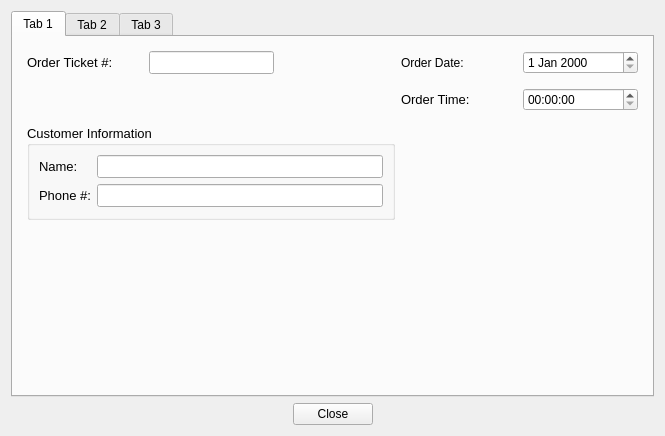
<?xml version="1.0" encoding="UTF-8"?>
<ui version="4.0">
 <class>TabDialog</class>
 <widget class="QWidget" name="TabDialog">
  <property name="windowTitle">
   <string>Form</string>
  </property>
  <property name="geometry">
   <rect>
    <x>0</x>
    <y>0</y>
    <width>665</width>
    <height>436</height>
   </rect>
  </property>
  <layout class="QGridLayout" name="gridLayout">
   <item row="1" column="0">
    <spacer name="horizontalSpacer_1">
     <property name="sizeHint" stdset="0">
      <size>
       <width>125</width>
       <height>20</height>
      </size>
     </property>
     <property name="orientation">
      <enum>Qt::Horizontal</enum>
     </property>
    </spacer>
   </item>
   <item row="1" column="2">
    <spacer name="horizontalSpacer_2">
     <property name="sizeHint" stdset="0">
      <size>
       <width>125</width>
       <height>20</height>
      </size>
     </property>
     <property name="orientation">
      <enum>Qt::Horizontal</enum>
     </property>
    </spacer>
   </item>
   <item row="1" column="1">
    <widget class="QPushButton" name="closePB">
     <property name="text">
      <string>Close</string>
     </property>
    </widget>
   </item>
   <item row="0" column="0" colspan="3">
    <widget class="QTabWidget" name="tabWidget">
     <property name="currentIndex">
      <number>0</number>
     </property>
     <widget class="QWidget" name="tab_1">
      <attribute name="title">
       <string>Tab 1</string>
      </attribute>
      <layout class="QGridLayout" name="gridLayout_3">
       <property name="verticalSpacing">
        <number>14</number>
       </property>
       <property name="leftMargin">
        <number>14</number>
       </property>
       <property name="topMargin">
        <number>14</number>
       </property>
       <property name="rightMargin">
        <number>14</number>
       </property>
       <item row="0" column="1">
        <widget class="QLineEdit" name="ticketLineEdit">
         <property name="sizePolicy">
          <sizepolicy hsizetype="Fixed" vsizetype="Fixed">
           <horstretch>0</horstretch>
           <verstretch>0</verstretch>
          </sizepolicy>
         </property>
         <property name="font">
          <font>
           <pointsize>10</pointsize>
          </font>
         </property>
        </widget>
       </item>
       <item row="5" column="0" rowspan="3" colspan="3">
        <widget class="QGroupBox" name="groupBox_1">
         <property name="title">
          <string>Customer Information</string>
         </property>
         <property name="font">
          <font>
           <pointsize>10</pointsize>
          </font>
         </property>
         <layout class="QGridLayout" name="gridLayout_2">
          <property name="bottomMargin">
           <number>10</number>
          </property>
          <item row="1" column="0">
           <widget class="QLabel" name="label_3">
            <property name="text">
             <string>Phone #:</string>
            </property>
            <property name="font">
             <font>
              <pointsize>10</pointsize>
             </font>
            </property>
           </widget>
          </item>
          <item row="1" column="1">
           <widget class="QLineEdit" name="phoneLineEdit"/>
          </item>
          <item row="0" column="1">
           <widget class="QLineEdit" name="nameLineEdit">
            <property name="minimumSize">
             <size>
              <width>225</width>
              <height>0</height>
             </size>
            </property>
           </widget>
          </item>
          <item row="0" column="0">
           <widget class="QLabel" name="label_2">
            <property name="text">
             <string>Name:</string>
            </property>
            <property name="font">
             <font>
              <pointsize>10</pointsize>
             </font>
            </property>
           </widget>
          </item>
         </layout>
        </widget>
       </item>
       <item row="2" column="4">
        <widget class="QLabel" name="label_4">
         <property name="text">
          <string>Order Time:</string>
         </property>
         <property name="font">
          <font>
           <pointsize>10</pointsize>
          </font>
         </property>
        </widget>
       </item>
       <item row="8" column="2">
        <spacer name="verticalSpacer_1">
         <property name="sizeHint" stdset="0">
          <size>
           <width>20</width>
           <height>95</height>
          </size>
         </property>
         <property name="orientation">
          <enum>Qt::Vertical</enum>
         </property>
        </spacer>
       </item>
       <item row="0" column="0">
        <widget class="QLabel" name="label_1">
         <property name="text">
          <string>Order Ticket #:</string>
         </property>
         <property name="font">
          <font>
           <pointsize>10</pointsize>
          </font>
         </property>
        </widget>
       </item>
       <item row="0" column="4">
        <widget class="QLabel" name="label">
         <property name="text">
          <string>Order Date:</string>
         </property>
         <property name="font">
          <font>
           <pointsize>9</pointsize>
          </font>
         </property>
        </widget>
       </item>
       <item row="2" column="5">
        <widget class="QTimeEdit" name="timeEdit">
         <property name="font">
          <font>
           <pointsize>9</pointsize>
          </font>
         </property>
        </widget>
       </item>
       <item row="0" column="5">
        <widget class="QDateEdit" name="dateEdit">
         <property name="font">
          <font>
           <pointsize>9</pointsize>
          </font>
         </property>
        </widget>
       </item>
      </layout>
     </widget>
     <widget class="QWidget" name="tab_2">
      <attribute name="title">
       <string>Tab 2</string>
      </attribute>
      <layout class="QVBoxLayout" name="verticalLayout_4">
       <item>
        <widget class="QGroupBox" name="groupBox_2">
         <property name="title">
          <string>Build Your Own Sandwich</string>
         </property>
         <property name="font">
          <font>
           <pointsize>10</pointsize>
          </font>
         </property>
         <layout class="QGridLayout" name="gridLayout_5">
          <property name="verticalSpacing">
           <number>4</number>
          </property>
          <property name="horizontalSpacing">
           <number>14</number>
          </property>
          <property name="leftMargin">
           <number>14</number>
          </property>
          <property name="rightMargin">
           <number>14</number>
          </property>
          <item row="0" column="1">
           <widget class="QCheckBox" name="avocado_CB">
            <property name="text">
             <string>Avocado</string>
            </property>
           </widget>
          </item>
          <item row="5" column="2">
           <widget class="QCheckBox" name="siracha_CB">
            <property name="text">
             <string>Sriracha Sauce</string>
            </property>
           </widget>
          </item>
          <item row="2" column="2">
           <widget class="QCheckBox" name="mustard_CB">
            <property name="text">
             <string>Mustard</string>
            </property>
           </widget>
          </item>
          <item row="1" column="3">
           <widget class="QCheckBox" name="jack_CB">
            <property name="text">
             <string>Jack</string>
            </property>
           </widget>
          </item>
          <item row="2" column="0">
           <widget class="QCheckBox" name="chicken_CB">
            <property name="text">
             <string>Roast Chicken</string>
            </property>
           </widget>
          </item>
          <item row="0" column="0">
           <widget class="QCheckBox" name="cornBeef_CB">
            <property name="text">
             <string>Corned Beef</string>
            </property>
           </widget>
          </item>
          <item row="0" column="2">
           <widget class="QCheckBox" name="lettuce_CB">
            <property name="text">
             <string>Lettuce</string>
            </property>
           </widget>
          </item>
          <item row="3" column="1">
           <widget class="QCheckBox" name="tomatoes_CB">
            <property name="text">
             <string>Tomatoes</string>
            </property>
           </widget>
          </item>
          <item row="1" column="2">
           <widget class="QCheckBox" name="mayo_CB">
            <property name="text">
             <string>Mayonnaise</string>
            </property>
           </widget>
          </item>
          <item row="2" column="3">
           <widget class="QCheckBox" name="provolone_CB">
            <property name="text">
             <string>Provolone</string>
            </property>
           </widget>
          </item>
          <item row="6" column="0" colspan="4">
           <widget class="Line" name="line">
            <property name="orientation">
             <enum>Qt::Horizontal</enum>
            </property>
           </widget>
          </item>
          <item row="8" column="1">
           <widget class="QRadioButton" name="ryeBread_RB">
            <property name="text">
             <string>Rye</string>
            </property>
           </widget>
          </item>
          <item row="2" column="1">
           <widget class="QCheckBox" name="onions_CB">
            <property name="text">
             <string>Grilled Onions</string>
            </property>
           </widget>
          </item>
          <item row="1" column="1">
           <widget class="QCheckBox" name="bellPeppers_CB">
            <property name="text">
             <string>Bell Peppers</string>
            </property>
           </widget>
          </item>
          <item row="5" column="0">
           <widget class="QCheckBox" name="veggies_CB">
            <property name="text">
             <string>Grilled Vegetables</string>
            </property>
           </widget>
          </item>
          <item row="1" column="0">
           <widget class="QCheckBox" name="pastrami_CB">
            <property name="text">
             <string>Pastrami</string>
            </property>
           </widget>
          </item>
          <item row="0" column="3">
           <widget class="QCheckBox" name="cheddar_CB">
            <property name="text">
             <string>Cheddar</string>
            </property>
           </widget>
          </item>
          <item row="3" column="0">
           <widget class="QCheckBox" name="turkey_CB">
            <property name="text">
             <string>Roast Turkey</string>
            </property>
           </widget>
          </item>
          <item row="3" column="2">
           <widget class="QCheckBox" name="pickles_CB">
            <property name="text">
             <string>Pickles</string>
            </property>
           </widget>
          </item>
          <item row="3" column="3">
           <widget class="QCheckBox" name="swiss_CB">
            <property name="text">
             <string>Swiss</string>
            </property>
           </widget>
          </item>
          <item row="8" column="0">
           <widget class="QRadioButton" name="dutchCrunch_RB">
            <property name="text">
             <string>Dutch Crunch</string>
            </property>
           </widget>
          </item>
          <item row="8" column="2">
           <widget class="QRadioButton" name="sourDough_RB">
            <property name="text">
             <string>Sourdough</string>
            </property>
           </widget>
          </item>
          <item row="8" column="3">
           <widget class="QRadioButton" name="wheat_RB">
            <property name="text">
             <string>Wheat</string>
            </property>
           </widget>
          </item>
         </layout>
        </widget>
       </item>
       <item>
        <spacer name="verticalSpacer_2">
         <property name="sizeHint" stdset="0">
          <size>
           <width>20</width>
           <height>10</height>
          </size>
         </property>
         <property name="orientation">
          <enum>Qt::Vertical</enum>
         </property>
        </spacer>
       </item>
       <item>
        <layout class="QGridLayout" name="gridLayout_6">
         <property name="horizontalSpacing">
          <number>30</number>
         </property>
         <item row="0" column="3">
          <widget class="QRadioButton" name="salt_RB">
           <property name="text">
            <string>The Salt</string>
           </property>
           <property name="font">
            <font>
             <pointsize>10</pointsize>
            </font>
           </property>
          </widget>
         </item>
         <item row="1" column="3">
          <widget class="QRadioButton" name="kitchenSink_RB">
           <property name="text">
            <string>The Kitchen Sink</string>
           </property>
           <property name="font">
            <font>
             <pointsize>10</pointsize>
            </font>
           </property>
          </widget>
         </item>
         <item row="0" column="2">
          <widget class="QRadioButton" name="poultryS_RB">
           <property name="text">
            <string>The Poultry Seasoning</string>
           </property>
           <property name="font">
            <font>
             <pointsize>10</pointsize>
            </font>
           </property>
          </widget>
         </item>
         <item row="1" column="1">
          <widget class="QRadioButton" name="juniper_RB">
           <property name="text">
            <string>The Juniper</string>
           </property>
           <property name="font">
            <font>
             <pointsize>10</pointsize>
            </font>
           </property>
          </widget>
         </item>
         <item row="1" column="2">
          <widget class="QRadioButton" name="rosemary_RB">
           <property name="text">
            <string>The Rosemary</string>
           </property>
           <property name="font">
            <font>
             <pointsize>10</pointsize>
            </font>
           </property>
          </widget>
         </item>
         <item row="0" column="0">
          <spacer name="horizontalSpacer_5">
           <property name="sizeHint" stdset="0">
            <size>
             <width>15</width>
             <height>20</height>
            </size>
           </property>
           <property name="orientation">
            <enum>Qt::Horizontal</enum>
           </property>
          </spacer>
         </item>
         <item row="0" column="1">
          <widget class="QRadioButton" name="coriander_RB">
           <property name="text">
            <string>The Coriander</string>
           </property>
           <property name="font">
            <font>
             <pointsize>10</pointsize>
            </font>
           </property>
          </widget>
         </item>
         <item row="0" column="4">
          <spacer name="horizontalSpacer_6">
           <property name="sizeHint" stdset="0">
            <size>
             <width>15</width>
             <height>20</height>
            </size>
           </property>
           <property name="orientation">
            <enum>Qt::Horizontal</enum>
           </property>
          </spacer>
         </item>
        </layout>
       </item>
       <item>
        <spacer name="verticalSpacer_3">
         <property name="sizeHint" stdset="0">
          <size>
           <width>20</width>
           <height>20</height>
          </size>
         </property>
         <property name="orientation">
          <enum>Qt::Vertical</enum>
         </property>
        </spacer>
       </item>
      </layout>
     </widget>
     <widget class="QWidget" name="tab_3">
      <attribute name="title">
       <string>Tab 3</string>
      </attribute>
      <layout class="QGridLayout" name="gridLayout_4">
       <property name="leftMargin">
        <number>14</number>
       </property>
       <property name="topMargin">
        <number>14</number>
       </property>
       <property name="rightMargin">
        <number>14</number>
       </property>
       <item row="0" column="4">
        <widget class="QGroupBox" name="groupBox_12">
         <property name="title">
          <string>Desserts</string>
         </property>
         <property name="font">
          <font>
           <pointsize>10</pointsize>
          </font>
         </property>
         <layout class="QVBoxLayout" name="verticalLayout_3">
          <property name="leftMargin">
           <number>11</number>
          </property>
          <item>
           <widget class="QCheckBox" name="checkBox_38">
            <property name="text">
             <string>Chocolate Chip Cookie</string>
            </property>
           </widget>
          </item>
          <item>
           <widget class="QCheckBox" name="checkBox_39">
            <property name="text">
             <string>Lemon Bar</string>
            </property>
           </widget>
          </item>
          <item>
           <widget class="QCheckBox" name="checkBox_40">
            <property name="text">
             <string>Peanut Butter Cookie</string>
            </property>
           </widget>
          </item>
          <item>
           <spacer name="verticalSpacer_5">
            <property name="sizeHint" stdset="0">
             <size>
              <width>20</width>
              <height>18</height>
             </size>
            </property>
            <property name="orientation">
             <enum>Qt::Vertical</enum>
            </property>
           </spacer>
          </item>
         </layout>
        </widget>
       </item>
       <item row="0" column="2">
        <widget class="QGroupBox" name="groupBox_11">
         <property name="title">
          <string>Salads</string>
         </property>
         <property name="minimumSize">
          <size>
           <width>0</width>
           <height>0</height>
          </size>
         </property>
         <property name="font">
          <font>
           <pointsize>10</pointsize>
          </font>
         </property>
         <layout class="QVBoxLayout" name="verticalLayout_2">
          <property name="leftMargin">
           <number>11</number>
          </property>
          <property name="rightMargin">
           <number>20</number>
          </property>
          <item>
           <widget class="QCheckBox" name="checkBox_35">
            <property name="text">
             <string>Carrot Salad</string>
            </property>
           </widget>
          </item>
          <item>
           <widget class="QCheckBox" name="checkBox_36">
            <property name="text">
             <string>Pasta Salad</string>
            </property>
           </widget>
          </item>
          <item>
           <widget class="QCheckBox" name="checkBox_37">
            <property name="text">
             <string>Potato Salad</string>
            </property>
           </widget>
          </item>
          <item>
           <spacer name="verticalSpacer_6">
            <property name="sizeHint" stdset="0">
             <size>
              <width>20</width>
              <height>40</height>
             </size>
            </property>
            <property name="orientation">
             <enum>Qt::Vertical</enum>
            </property>
           </spacer>
          </item>
         </layout>
        </widget>
       </item>
       <item row="0" column="3">
        <spacer name="horizontalSpacer_9">
         <property name="sizeType">
          <enum>QSizePolicy::Fixed</enum>
         </property>
         <property name="sizeHint" stdset="0">
          <size>
           <width>10</width>
           <height>20</height>
          </size>
         </property>
         <property name="orientation">
          <enum>Qt::Horizontal</enum>
         </property>
        </spacer>
       </item>
       <item row="0" column="1">
        <spacer name="horizontalSpacer_8">
         <property name="sizeType">
          <enum>QSizePolicy::Fixed</enum>
         </property>
         <property name="sizeHint" stdset="0">
          <size>
           <width>10</width>
           <height>20</height>
          </size>
         </property>
         <property name="orientation">
          <enum>Qt::Horizontal</enum>
         </property>
        </spacer>
       </item>
       <item row="0" column="0">
        <widget class="QGroupBox" name="groupBox_10">
         <property name="title">
          <string>Chips</string>
         </property>
         <property name="minimumSize">
          <size>
           <width>0</width>
           <height>0</height>
          </size>
         </property>
         <property name="font">
          <font>
           <pointsize>10</pointsize>
          </font>
         </property>
         <layout class="QVBoxLayout" name="verticalLayout">
          <property name="leftMargin">
           <number>11</number>
          </property>
          <property name="rightMargin">
           <number>20</number>
          </property>
          <item>
           <widget class="QCheckBox" name="checkBox_31">
            <property name="text">
             <string>BBQ</string>
            </property>
           </widget>
          </item>
          <item>
           <widget class="QCheckBox" name="checkBox_32">
            <property name="text">
             <string>Ranch</string>
            </property>
           </widget>
          </item>
          <item>
           <widget class="QCheckBox" name="checkBox_33">
            <property name="text">
             <string>Salt &amp;&amp; Pepper</string>
            </property>
           </widget>
          </item>
          <item>
           <widget class="QCheckBox" name="checkBox_34">
            <property name="text">
             <string>Sweet Onion</string>
            </property>
           </widget>
          </item>
         </layout>
        </widget>
       </item>
       <item row="1" column="4">
        <spacer name="verticalSpacer_4">
         <property name="sizeHint" stdset="0">
          <size>
           <width>20</width>
           <height>18</height>
          </size>
         </property>
         <property name="orientation">
          <enum>Qt::Vertical</enum>
         </property>
        </spacer>
       </item>
      </layout>
     </widget>
    </widget>
   </item>
  </layout>
 </widget>
 <tabstops>
  <tabstop>ticketLineEdit</tabstop>
  <tabstop>nameLineEdit</tabstop>
  <tabstop>phoneLineEdit</tabstop>
  <tabstop>dateEdit</tabstop>
  <tabstop>timeEdit</tabstop>
  <tabstop>cornBeef_CB</tabstop>
  <tabstop>pastrami_CB</tabstop>
  <tabstop>chicken_CB</tabstop>
  <tabstop>turkey_CB</tabstop>
  <tabstop>veggies_CB</tabstop>
  <tabstop>avocado_CB</tabstop>
  <tabstop>bellPeppers_CB</tabstop>
  <tabstop>onions_CB</tabstop>
  <tabstop>tomatoes_CB</tabstop>
  <tabstop>lettuce_CB</tabstop>
  <tabstop>mayo_CB</tabstop>
  <tabstop>mustard_CB</tabstop>
  <tabstop>pickles_CB</tabstop>
  <tabstop>siracha_CB</tabstop>
  <tabstop>cheddar_CB</tabstop>
  <tabstop>jack_CB</tabstop>
  <tabstop>provolone_CB</tabstop>
  <tabstop>swiss_CB</tabstop>
  <tabstop>dutchCrunch_RB</tabstop>
  <tabstop>ryeBread_RB</tabstop>
  <tabstop>sourDough_RB</tabstop>
  <tabstop>wheat_RB</tabstop>
  <tabstop>coriander_RB</tabstop>
  <tabstop>juniper_RB</tabstop>
  <tabstop>poultryS_RB</tabstop>
  <tabstop>rosemary_RB</tabstop>
  <tabstop>salt_RB</tabstop>
  <tabstop>kitchenSink_RB</tabstop>
  <tabstop>checkBox_31</tabstop>
  <tabstop>checkBox_32</tabstop>
  <tabstop>checkBox_33</tabstop>
  <tabstop>checkBox_34</tabstop>
  <tabstop>checkBox_35</tabstop>
  <tabstop>checkBox_36</tabstop>
  <tabstop>checkBox_37</tabstop>
  <tabstop>checkBox_38</tabstop>
  <tabstop>checkBox_39</tabstop>
  <tabstop>checkBox_40</tabstop>
  <tabstop>closePB</tabstop>
  <tabstop>tabWidget</tabstop>
 </tabstops>
 <resources/>
 <connections/>
</ui>
